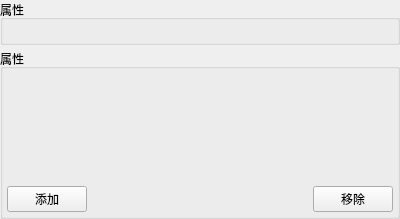
<ui version="4.0">
 <class>qMRMLNodeAttributeTableWidget</class>
 <widget class="QWidget" name="qMRMLNodeAttributeTableWidget">
  <property name="geometry">
   <rect>
    <x>0</x>
    <y>0</y>
    <width>400</width>
    <height>219</height>
   </rect>
  </property>
  <property name="windowTitle">
   <string>qMRML节点属性表小部件</string>
  </property>
  <layout class="QGridLayout" name="gridLayout">
   <property name="leftMargin">
    <number>0</number>
   </property>
   <property name="topMargin">
    <number>0</number>
   </property>
   <property name="rightMargin">
    <number>0</number>
   </property>
   <property name="bottomMargin">
    <number>0</number>
   </property>
   <property name="spacing">
    <number>4</number>
   </property>
   <item row="2" column="0">
    <widget class="ctkCollapsibleGroupBox" name="NodeAttributesGroupBox">
     <property name="title">
      <string>属性</string>
     </property>
     <layout class="QVBoxLayout" name="verticalLayout_2">
      <property name="spacing">
       <number>0</number>
      </property>
      <property name="leftMargin">
       <number>4</number>
      </property>
      <property name="topMargin">
       <number>4</number>
      </property>
      <property name="rightMargin">
       <number>4</number>
      </property>
      <property name="bottomMargin">
       <number>4</number>
      </property>
      <item>
       <widget class="qMRMLNodeAttributeTableView" name="MRMLNodeAttributeTableView">
        <property name="sizePolicy">
         <sizepolicy hsizetype="Preferred" vsizetype="MinimumExpanding">
          <horstretch>0</horstretch>
          <verstretch>1</verstretch>
         </sizepolicy>
        </property>
       </widget>
      </item>
      <item>
       <layout class="QHBoxLayout" name="horizontalLayout">
        <item>
         <widget class="QPushButton" name="AddAttributeButton">
          <property name="minimumSize">
           <size>
            <width>72</width>
            <height>0</height>
           </size>
          </property>
          <property name="toolTip">
           <string>向表中添加空白行。当设置名称和值时，属性将添加到MRML节点</string>
          </property>
          <property name="text">
           <string>添加</string>
          </property>
         </widget>
        </item>
        <item>
         <spacer name="horizontalSpacer">
          <property name="orientation">
           <enum>Qt::Horizontal</enum>
          </property>
          <property name="sizeHint" stdset="0">
           <size>
            <width>40</width>
            <height>20</height>
           </size>
          </property>
         </spacer>
        </item>
        <item>
         <widget class="QPushButton" name="RemoveAttributeButton">
          <property name="minimumSize">
           <size>
            <width>72</width>
            <height>0</height>
           </size>
          </property>
          <property name="toolTip">
           <string>移除选定的属性</string>
          </property>
          <property name="text">
           <string>移除</string>
          </property>
         </widget>
        </item>
       </layout>
      </item>
     </layout>
    </widget>
   </item>
   <item row="1" column="0">
    <widget class="ctkCollapsibleGroupBox" name="NodePropertiesGroupBox">
     <property name="title">
      <string>属性</string>
     </property>
     <property name="collapsed">
      <bool>true</bool>
     </property>
     <layout class="QVBoxLayout" name="verticalLayout">
      <property name="spacing">
       <number>0</number>
      </property>
      <property name="leftMargin">
       <number>4</number>
      </property>
      <property name="topMargin">
       <number>4</number>
      </property>
      <property name="rightMargin">
       <number>4</number>
      </property>
      <property name="bottomMargin">
       <number>4</number>
      </property>
      <item>
       <widget class="QLabel" name="MRMLNodeInfoLabel">
        <property name="text">
         <string />
        </property>
        <property name="wordWrap">
         <bool>true</bool>
        </property>
        <property name="textInteractionFlags">
         <set>Qt::LinksAccessibleByMouse|Qt::TextSelectableByMouse</set>
        </property>
       </widget>
      </item>
     </layout>
    </widget>
   </item>
  </layout>
 </widget>
 <customwidgets>
  <customwidget>
   <class>ctkCollapsibleGroupBox</class>
   <extends>QGroupBox</extends>
   <header>ctkCollapsibleGroupBox.h</header>
   <container>1</container>
  </customwidget>
  <customwidget>
   <class>qMRMLNodeAttributeTableView</class>
   <extends>QWidget</extends>
   <header>qMRMLNodeAttributeTableView.h</header>
  </customwidget>
 </customwidgets>
 <resources />
 <connections />
</ui>
